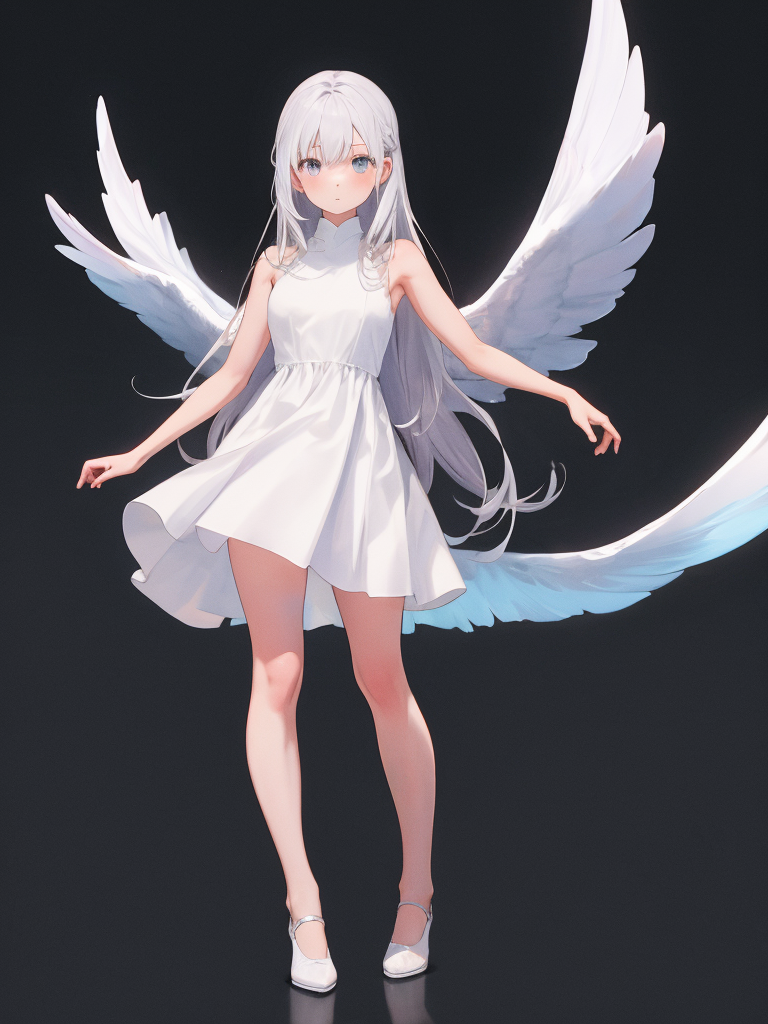
#> input picture LoRA/packs/drill-evidence-20261022/1_original.png, 768 x 1024 px
$ python prep_official.py --src ../../LoRA/packs/drill-evidence-20261022/1_original.png --dst out.png
#> lines starting #> are read from the running program, lines starting #| are printed output that depends on the picture
"""
prep_official.py —— 官方素材全自动数据集准备（v2，被 official-pipeline.js 调用）

v1 → v2 改了什么（2026-10-25，针对「LoRA 效果依然很差」的实测修复）：
  ① 三档裁切 → 四档（全身 / 上半身 / 头肩 / 脸部特写）
     v1 的头肩裁切是死比例，官方立绘人物不居中时会切掉脸；v2 先做**脸部定位**
     （OpenCV 正脸检测 → 失败则退回中心偏上区域），四档都围绕检测到的脸，
     保证 ID 有足够的近距离样本 —— 这是「像不像」的关键。
  ② 标注加**触发词**（每个角色一个 ASCII 触发词）并逐图变化
     v1 全部图共用同一句 caption（实测 tag_frequency 只有 `{"yangyang": 13}`），
     等于告诉模型「所有图都是同一个东西」，场景/姿态被一起焊进权重，推理时提示词被顶掉。
     v2 每张 icon 都带 `触发词 + 构图`，构图词随档位变化，特征词一律不写（保持无条件焊入）。
  ③ 输出短边按训练分辨率对齐（512/640 档位不再生成 1024 大图，训练快 2.4 倍且不过曝）
  ④ 报告里带上每档的尺寸与触发词，便于事后核对

用法：
  python prep_official.py --src <素材目录或图片> --dst <数据集目录> --res 640 --trigger yyv4 --json
"""
import argparse
import json
import math
import os
import sys

from PIL import Image

IMG_EXT = (".png", ".jpg", ".jpeg", ".webp", ".bmp")


def collect(src):
    out = []
    if os.path.isdir(src):
        for root, _dirs, files in os.walk(src):
            for f in files:
                if f.lower().endswith(IMG_EXT):
                    out.append(os.path.join(root, f))
    elif os.path.isfile(src):
        out.append(src)
    return sorted(out)


def fit(im, target_short):
    """等比缩放到短边 >= target_short，并保证 8 的倍数"""
    w, h = im.size
    if min(w, h) < target_short:
        s = target_short / min(w, h)
        w, h = math.ceil(w * s), math.ceil(h * s)
    w = max(64, (w // 8) * 8)
    h = max(64, (h // 8) * 8)
    if (w, h) != im.size:
        im = im.resize((w, h), Image.LANCZOS)
    return im


def detect_face_box(im):
    """返回脸部框 (x, y, w, h) 与原图尺寸；检测不到返回 None。

    只用于**定位**（决定裁切重心），不做识别，也不需要联网模型。
    """
    try:
        import cv2
        import numpy as np
    except Exception:
        return None
    try:
        arr = np.asarray(im.convert("RGB"))
        gray = cv2.cvtColor(arr, cv2.COLOR_RGB2GRAY)
        cascade_path = os.path.join(cv2.data.haarcascades, "haarcascade_frontalface_default.xml")
        cas = cv2.CascadeClassifier(cascade_path)
        if cas.empty():
            return None
        # 官方立绘脸部通常较小，多尺度扫一遍
        faces = cas.detectMultiScale(gray, scaleFactor=1.08, minNeighbors=4,
                                     minSize=(max(24, im.size[0] // 20), max(24, im.size[1] // 30)))
        if len(faces) == 0:
            return None
        # 取最大的一张脸（立绘里通常是主角）
        x, y, w, h = max(faces, key=lambda r: r[2] * r[3])
        return (int(x), int(y), int(w), int(h))
    except Exception:
        return None


def crops_for(im, face=None):
    """四档裁切：全都围绕脸部重心；没有脸时按「立绘头部在顶部中央」兜底。

    每档返回 (tag, box, caption_tail)。caption 里不含任何角色特征词，
    特征由触发词无条件携带（这是「不写发色也长对」的关键）。

    2026-10-25 修：v2 第一版把 upper/portrait/face 的宽度按整图宽度取比例，
    结果裁出 896x640 这种**横图**（人脸被拉扁、构图全错）。
    现在每档都按「高度 × 目标宽高比 0.78」定宽，保证四档都是竖构图。
    """
    W, H = im.size
    ASPECT = 0.78  # 宽 / 高，接近 3:4 竖构图

    if face:
        fx, fy, fw, fh = face
        cx = fx + fw / 2
        head_top = max(0.0, fy - fh * 0.55)
        head_h = fh * 1.9          # 含头发的头高
    else:
        # 斗罗式兜底：官方立绘头部高度约 1/7.5 身高，位于顶部中央
        cx = W / 2
        head_h = H / 7.5
        head_top = H * 0.02

    def box_by_height(top, height, cx_=None):
        c = W / 2 if cx_ is None else cx_
        half_w = (height * ASPECT) / 2
        x1 = max(0, int(c - half_w))
        x2 = min(W, int(c + half_w))
        y1 = max(0, int(top))
        y2 = min(H, int(top + height))
        if x2 - x1 < 64 or y2 - y1 < 64:
            return (0, 0, W, H)
        return (x1, y1, x2, y2)

    return [
        ("full", (0, 0, W, H), "full body, standing, simple background"),
        ("upper", box_by_height(head_top, H * 0.58), "upper body, portrait, simple background"),
        ("portrait", box_by_height(head_top, head_h * 2.1), "portrait, close-up, simple background"),
        # 脸部特写占两档（2026-10-26 加）：单档脸部占比只有 20%，拟合不足时脸最先崩。
        # 加一档更紧的脸部裁切，让模型有足够多的脸部样本学五官。
        ("face", box_by_height(head_top, head_h * 1.15), "face focus, close-up, simple background"),
        ("face_tight", box_by_height(head_top, head_h * 0.75), "face focus, extreme close-up, simple background"),
        # 下半身单独一档（2026-10-25 加）：四档里有三档都是上半身，
        # 实测出图时上装/头饰全对、腿和鞋却退回底模默认（黑丝变光腿、靴子变形）。
        # 补一档「腰部以下」把裤袜/靴子/裙摆一起学进去；
        # 起点定在 38% 高度（含腰臀，让裙摆和身体的结构关系成立），宽度按 3:4 竖构图收窄。
        ("legs", box_by_height(H * 0.38, H * 0.62), "lower body, legs, boots, simple background"),
    ]


def main():
    ap = argparse.ArgumentParser()
    ap.add_argument("--src", required=True)
    ap.add_argument("--dst", required=True)
    ap.add_argument("--res", type=int, default=640, help="目标短边（= 训练分辨率档位）")
    ap.add_argument("--trigger", default="", help="触发词（ASCII，写进每张图的标注首 token）")
    ap.add_argument("--max-images", type=int, default=80)
    ap.add_argument("--json", action="store_true")
    args = ap.parse_args()

    files = collect(args.src)[: args.max_images]
    if not files:
        print(json.dumps({"ok": False, "error": "素材目录里没有图片"}))
        return 1

    os.makedirs(args.dst, exist_ok=True)
    for f in os.listdir(args.dst):
        os.remove(os.path.join(args.dst, f))

    target = args.res
    trig = args.trigger.strip()
    made = []
    idx = 0
    face_hits = 0
    for src in files:
        try:
            im = Image.open(src).convert("RGB")
#> im is the input picture: PIL image 768x1024 RGB; mean R, G, B 87.7, 85.5, 91.6
        except Exception:
            continue
        face = detect_face_box(im)
#> in detect_face_box, `gray = cv2.cvtColor(arr, cv2.COLOR_RGB2GRAY)`:
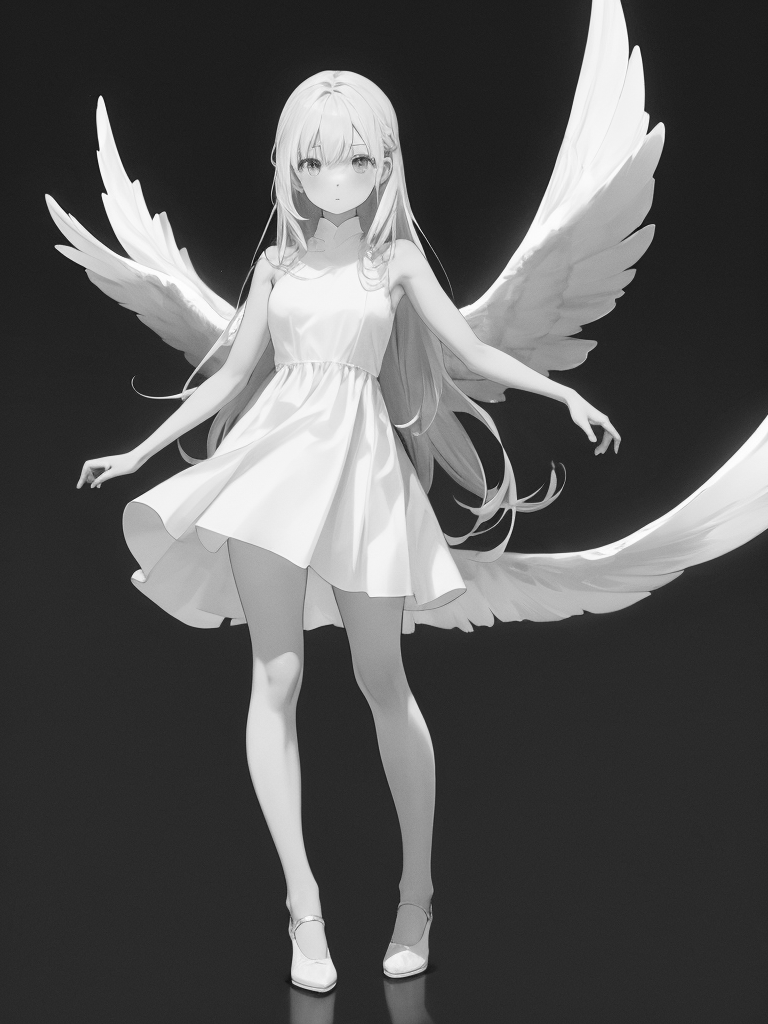
#> gray: shape (1024, 768); min 9, max 255, mean 86.9
#> in detect_face_box, `faces = cas.detectMultiScale(gray, scaleFactor=1.08, minNeighbors=4, m..`: faces = [[257, 97, 167, 167], [254, 30, 166, 166]]
#> in detect_face_box, `x, y, w, h = max(faces, key=lambda r: r[2] * r[3])`: x = 257; y = 97; w = 167
#> face = (257, 97, 167, 167)
        if face:
            face_hits += 1
        for tag, box, cap_tail in crops_for(im, face):
#> in crops_for, `W, H = im.size`: W = 768; H = 1024
#> in crops_for, `ASPECT = 0.78`: ASPECT = 0.78
#> in crops_for, `fx, fy, fw, fh = face`: fx = 257; fy = 97; fw = 167
#> in crops_for, `cx = fx + fw / 2`: cx = 340.5
#> in crops_for, `head_top = max(0.0, fy - fh * 0.55)`: head_top = 5.15
#> in crops_for, `head_h = fh * 1.9`: head_h = 317.3
#> in box_by_height, `c = W / 2 if cx_ is None else cx_`: c = 384
#> in box_by_height, `half_w = (height * ASPECT) / 2`: half_w = 231.6
#> in box_by_height, `x1 = max(0, int(c - half_w))`: x1 = 152
#> in box_by_height, `x2 = min(W, int(c + half_w))`: x2 = 615
#> in box_by_height, `y1 = max(0, int(top))`: y1 = 5
#> in box_by_height, `y2 = min(H, int(top + height))`: y2 = 599
            c = im.crop(box)
            c = fit(c, target)
            idx += 1
            out = os.path.join(args.dst, f"img_{idx:03d}_{tag}.png")
            c.save(out, "PNG")
            caption = f"{trig}, {cap_tail}" if trig else cap_tail
            with open(out.replace(".png", ".txt"), "w", encoding="utf-8") as fp:
                fp.write(caption)
            made.append({"file": os.path.basename(out), "from": os.path.basename(src),
                         "tag": tag, "size": f"{c.size[0]}x{c.size[1]}", "caption": caption})
#> this loop made 6 passes
#> pass 2, in main, `c = im.crop(box)`:
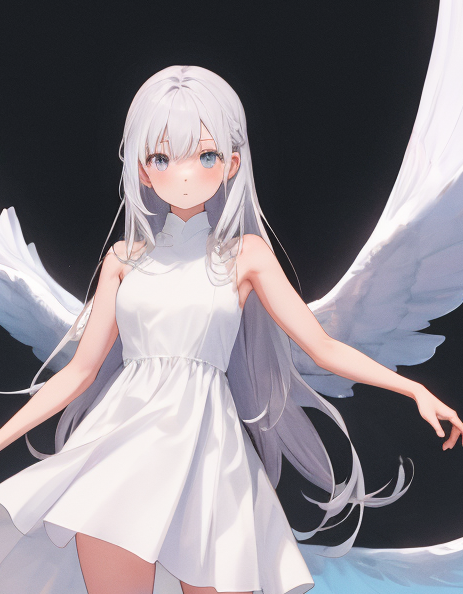
#> c: PIL image 463x594 RGB; mean R, G, B 134.5, 129.5, 136.2
#> pass 3, in main, `c = im.crop(box)`:
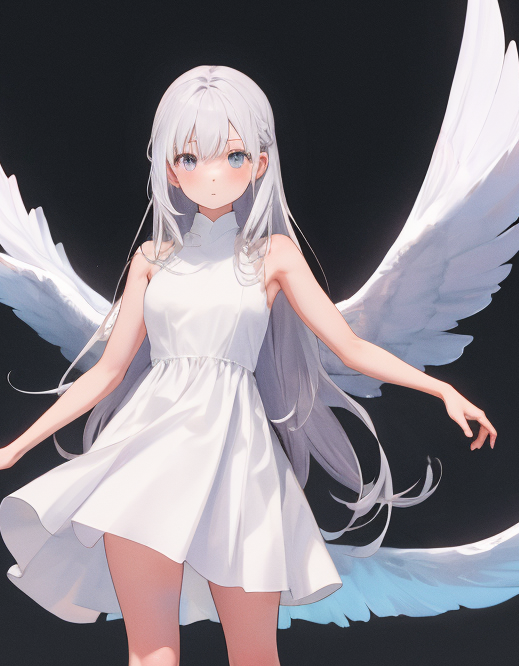
#> c: PIL image 519x666 RGB; mean R, G, B 128.8, 124.2, 131.2
#> after the loop:
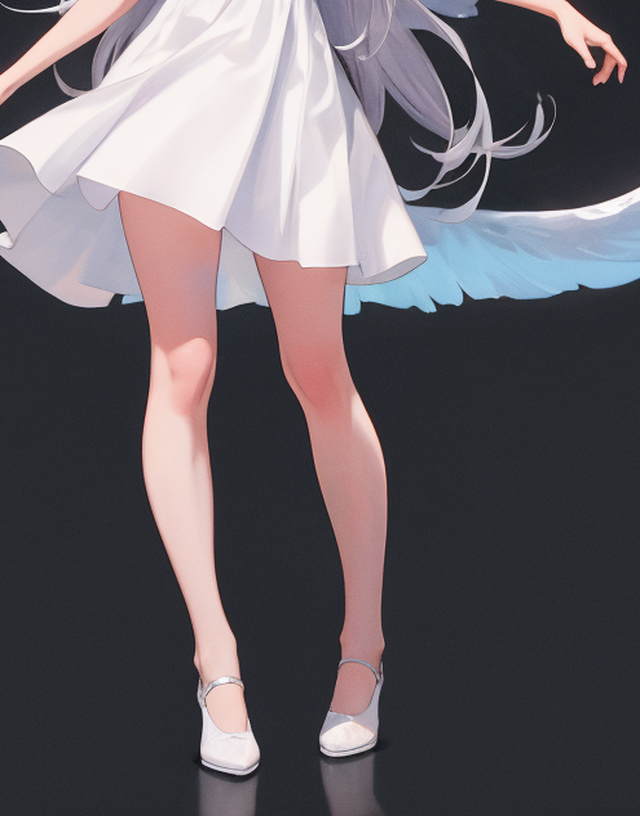
#> c: PIL image 640x816 RGB; mean R, G, B 102.3, 97, 102.8
#> after the loop, idx = 6; made = 6 items

    report = {
        "ok": len(made) > 0,
        "sources": len(files),
        "images": len(made),
        "face_detected_sources": face_hits,
        "dst": args.dst,
        "resolution": args.res,
        "trigger": trig,
        "sample": made[:4],
    }
    print(json.dumps(report, ensure_ascii=False, indent=2))
#> (printed output is left out)
    return 0 if made else 1


if __name__ == "__main__":
    sys.exit(main())
#> (the program exits here)

$ run again, on LoRA/packs/drill-evidence-20261022/3_change_action.png
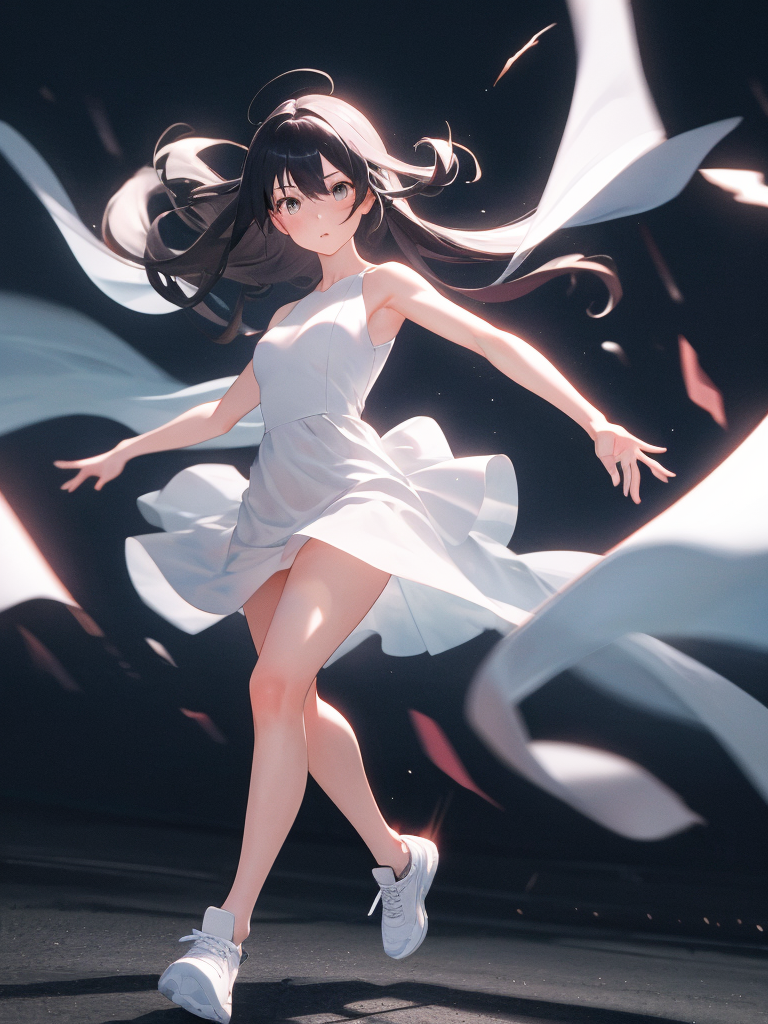
#> input picture LoRA/packs/drill-evidence-20261022/3_change_action.png, 768 x 1024 px
#> in main, im is the input picture: PIL image 768x1024 RGB; mean R, G, B 90.5, 90.7, 100.4
#> in detect_face_box, `gray = cv2.cvtColor(arr, cv2.COLOR_RGB2GRAY)`:
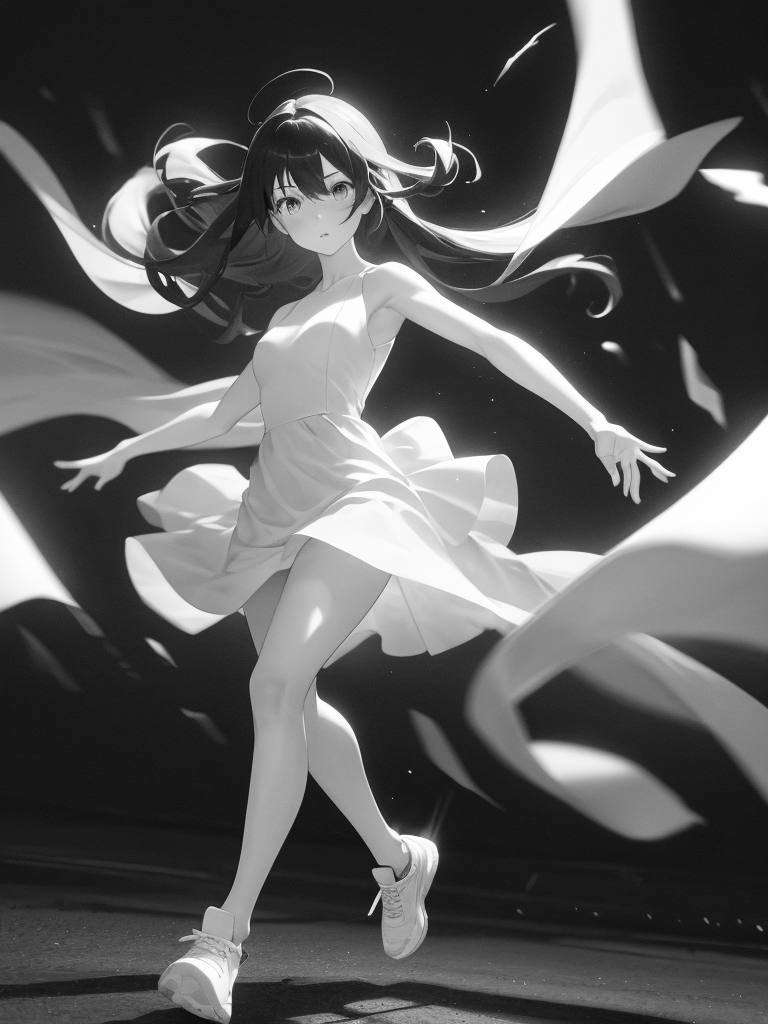
#> gray: shape (1024, 768); min 7, max 255, mean 91.7
#> faces = ()
#> W = 768; H = 1024
#> ASPECT = 0.78
#> cx = 384
#> head_h = 136.5
#> head_top = 20.48
#> in box_by_height, `c = W / 2 if cx_ is None else cx_`: c = 384
#> half_w = 231.6
#> x1 = 152
#> x2 = 615
#> y1 = 20
#> y2 = 614
#> the loop in main, `for tag, box, cap_tail in crops_for(im, face):` made 6 passes
#> (tag, box, cap_tail, w in fit, h in fit, s in fit, caption) on passes 2 to 4: ('upper', (152, 20, 615, 614), 'upper body, portrait, simple background', 640, 816, 1.38, 'upper body, portrait, simple background'), ('portrait', (272, 20, 495, 307), 'portrait, close-up, simple background', 640, 824, 2.87, 'portrait, close-up, simple background'), ('face', (322, 20, 445, 177), 'face focus, close-up, simple background', 640, 816, 5.2, 'face focus, close-up, simple background')
#> after the loop in main, `for tag, box, cap_tail in crops_for(im, face):`:
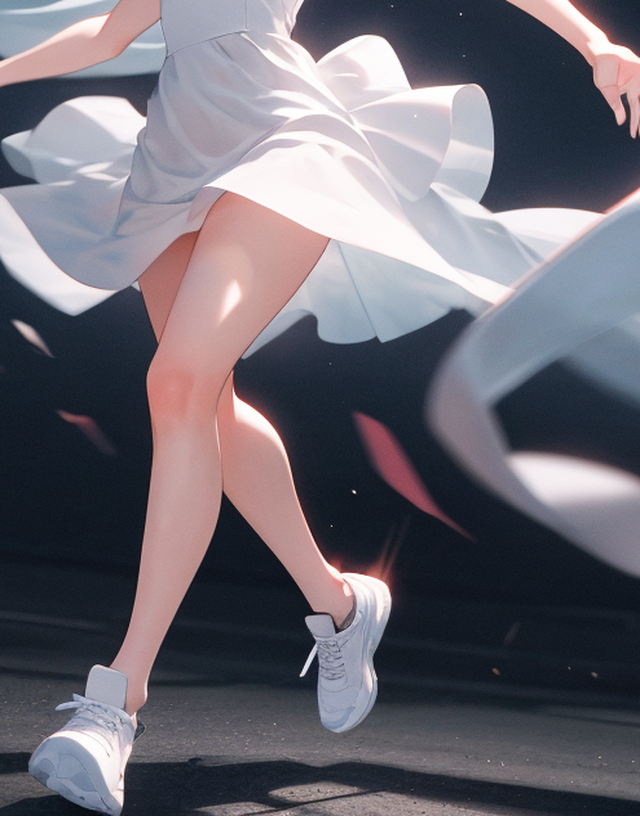
#> c: PIL image 640x816 RGB; mean R, G, B 108, 105.1, 114.2
#> after the loop in main, `for tag, box, cap_tail in crops_for(im, face):`: idx = 6; made = 6 items
#> (printed output is left out)
